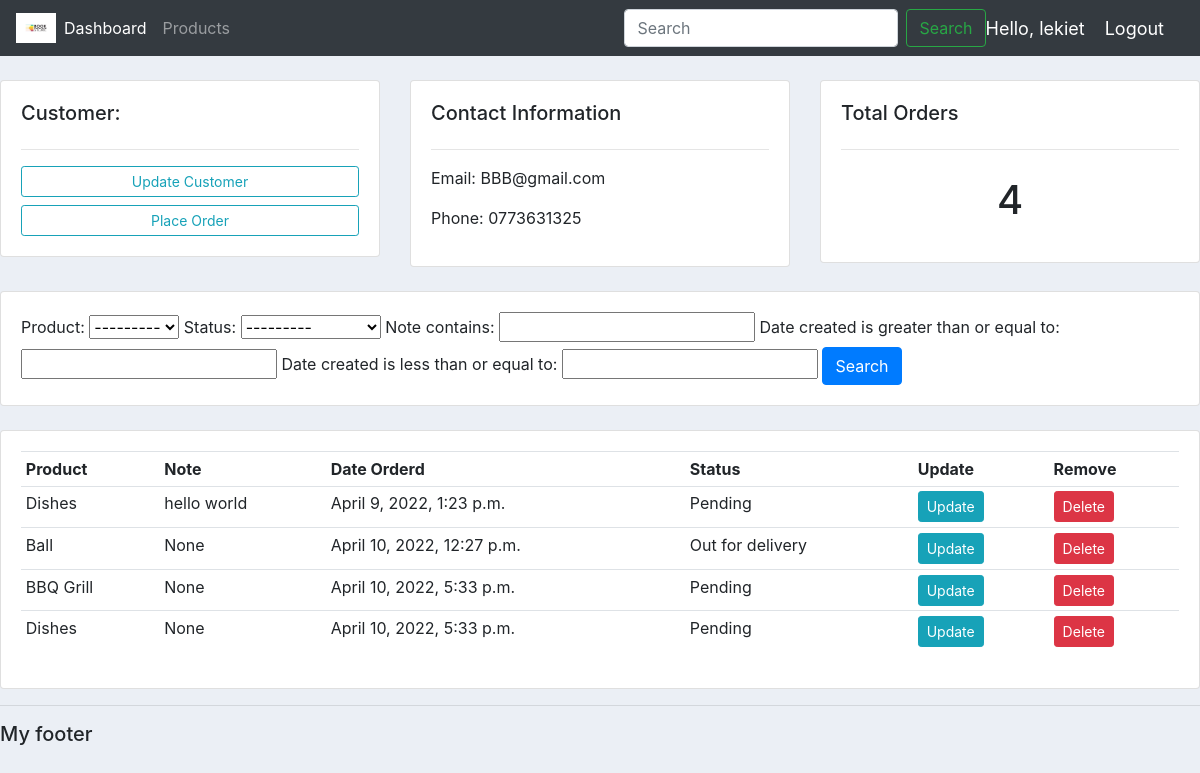
The page /customer/2/ (signed in) on the database its author committed.
### accounts/models.py (models this page shows, shortened)
class Customer(models.Model):
	user = models.OneToOneField(User, blank=True, null=True, on_delete=models.CASCADE) # a user can have 1 customer, a customer have a user
	name = models.CharField(max_length=200, null=True) # 'null' cho phép nhập data có trường bị thiếu
	phone = models.CharField(max_length=200, null=True)
	email = models.CharField(max_length=200, null=True)
	date_created = models.DateTimeField(auto_now_add=True, null=True)
	profile_pic = models.ImageField(default="profile1.png", null=True, blank=True)

class Order(models.Model):
	STATUS = (
			('Pending', 'Pending'),
			('Out for delivery', 'Out for delivery'),
			('Delivered', 'Delivered'),
			)
	customer = models.ForeignKey(Customer, null=True, on_delete= models.SET_NULL) # 'on_delete': nếu xóa customer A trong bảng Customer thì ông A ở table Order nên được treat thế nào? xóa luôn order chứa ông A, hay set trường customer là NULL
	product = models.ForeignKey(Product, null=True, on_delete= models.SET_NULL)
	date_created = models.DateTimeField(auto_now_add=True, null=True)
	status = models.CharField(max_length=200, null=True, choices=STATUS) # 'choices' = drop down menu
	note = models.CharField(max_length=200, null=True)

class Product(models.Model):
	CATEGORY = (
			('Indoor', 'Indoor'),
			('Out Door', 'Out Door'),
			)
	name = models.CharField(max_length=200, null=True)
	price = models.FloatField(null=True)
	category = models.CharField(max_length=200, null=True, choices=CATEGORY)
	description = models.CharField(max_length=200, null=True, blank=True) # 'blank': cho phép bỏ trống trường này
	date_created = models.DateTimeField(auto_now_add=True, null=True)
	tags = models.ManyToManyField(Tag) # product thuộc thể loại nào
	def __str__(self):
		return self.name

### accounts/decorators.py (the view)
		def wrapper_func(request, *args, **kwargs):
			group = None
			if request.user.groups.exists(): # check if user is part of a group
				group = request.user.groups.all()[0].name
			if group in allowed_roles:
				return view_func(request, *args, **kwargs)
			else:
				return HttpResponse('You are not authorized to view this page')

### accounts/views.py (called while the page is built)
@login_required(login_url='login')
@allowed_users(allowed_roles=['admin'])
def customer(request, pk):
    customer = Customer.objects.get(id=pk)
    orders = customer.order_set.all()
    order_count = orders.count()
    myFilter = OrderFilter(request.GET, queryset=orders)
    orders = myFilter.qs
    context = {'customer': customer, 'orders': orders, 'order_count': order_count, 'myFilter': myFilter}
    return render(request, 'accounts/customer.html', context)

### accounts/templates/accounts/customer.html
{% extends 'accounts/main.html' %}
{% block content %}
	<br>
<div class="row">
	<div class="col-md">
		<div class="card card-body">
			<h5>Customer:</h5>
			<hr>
			<a class="btn btn-outline-info  btn-sm btn-block" href="">Update Customer</a>
			<a class="btn btn-outline-info  btn-sm btn-block" href="{% url 'create_order' customer.id %}">Place Order</a>
		</div>
	</div>
	<div class="col-md">
		<div class="card card-body">
			<h5>Contact Information</h5>
			<hr>
			<p>Email: {{customer.email}} </p>
			<p>Phone: {{customer.phone}} </p>
		</div>
	</div>
	<div class="col-md">
		<div class="card card-body">
			<h5>Total Orders</h5>
			<hr>
			<h1 style="text-align: center;padding: 10px">{{order_count}}</h1>
		</div>
	</div>
</div>
<br>
<div class="row">
	<div class="col">
		<div class="card card-body">
			<form method="get">
				{{ myFilter.form}}
		    <button class="btn btn-primary" type="submit">Search</button>
		  </form>
		</div>
	</div>
</div>
<br>
<div class="row">
	<div class="col-md">
		<div class="card card-body">
			<table class="table table-sm">
				<tr>
					<th>Product</th>
					<th>Note</th>
					<th>Date Orderd</th>
					<th>Status</th>
					<th>Update</th>
					<th>Remove</th>
				</tr>
				{% for order in orders %}
				<tr>
					<td>{{order.product}}</td>
					<td>{{order.note}}</td>
					<td>{{order.date_created}}</td>
					<td>{{order.status}}</td>
					<td><a class="btn btn-sm btn-info" href="{% url 'update_order' order.id %}">Update</a></td>
					<td><a class="btn btn-sm btn-danger" href="{% url 'delete_order' order.id %}">Delete</a></td>
				</tr>
				{% endfor %}
			</table>
		</div>
	</div>
</div>
{% endblock %}

### accounts/templates/accounts/navbar.html (shortened to what this page needs)
{% load static %}
<nav class="navbar navbar-expand-lg navbar-dark bg-dark">
    <img src="{% static 'images/logo.png' %}" style="width: 40px; min-width: 3px;"/>
    <div class="collapse navbar-collapse" id="navbarSupportedContent">
      <ul class="navbar-nav mr-auto">
        {% if request.user.is_staff %}
        <li class="nav-item active">
          <a class="nav-link" href="{% url 'home' %}">Dashboard</a>
        </li>
        <li class="nav-item">
          <a class="nav-link" href="{% url 'products' %}">Products</a>
        </li>
        {% else %}
        <li class="nav-item">
          <a class="nav-link" href="{% url 'account' %}">Settings</a>
        </li>
        {% endif %}
      </ul>
      <form class="form-inline my-2 my-lg-0">
        <input class="form-control mr-sm-2" type="search" placeholder="Search" aria-label="Search">
        <button class="btn btn-outline-success my-2 my-sm-0" type="submit">Search</button>
      </form>
    </div>
    <span class="hello-msg">Hello, {{request.user}}</span>
    <span ><a class="hello-msg" href="{% url 'logout' %}">Logout</a></span>
  </nav>

### static/css/main.css (style rules this page uses)
body { background-color: #ebeff5; }

### accounts/templates/accounts/navbar.html (style rules this page uses)
.hello-msg { font-size: 18px; color: #fff; margin-right: 20px; }

### rows shown on the page
Customer: email "BBB@gmail.com", phone "0773631325"
Order: product "Dishes", note "hello world", date_created "April 9, 2022, 1:23 p.m.", status "Pending"
Order: product "Ball", note "None", date_created "April 10, 2022, 12:27 p.m.", status "Out for delivery"
Order: product "BBQ Grill", note "None", date_created "April 10, 2022, 5:33 p.m.", status "Pending"
Order: product "Dishes", note "None", date_created "April 10, 2022, 5:33 p.m.", status "Pending"

### other values the page prints
{{ request.user }} "lekiet"
{{ order_count }} "4"
